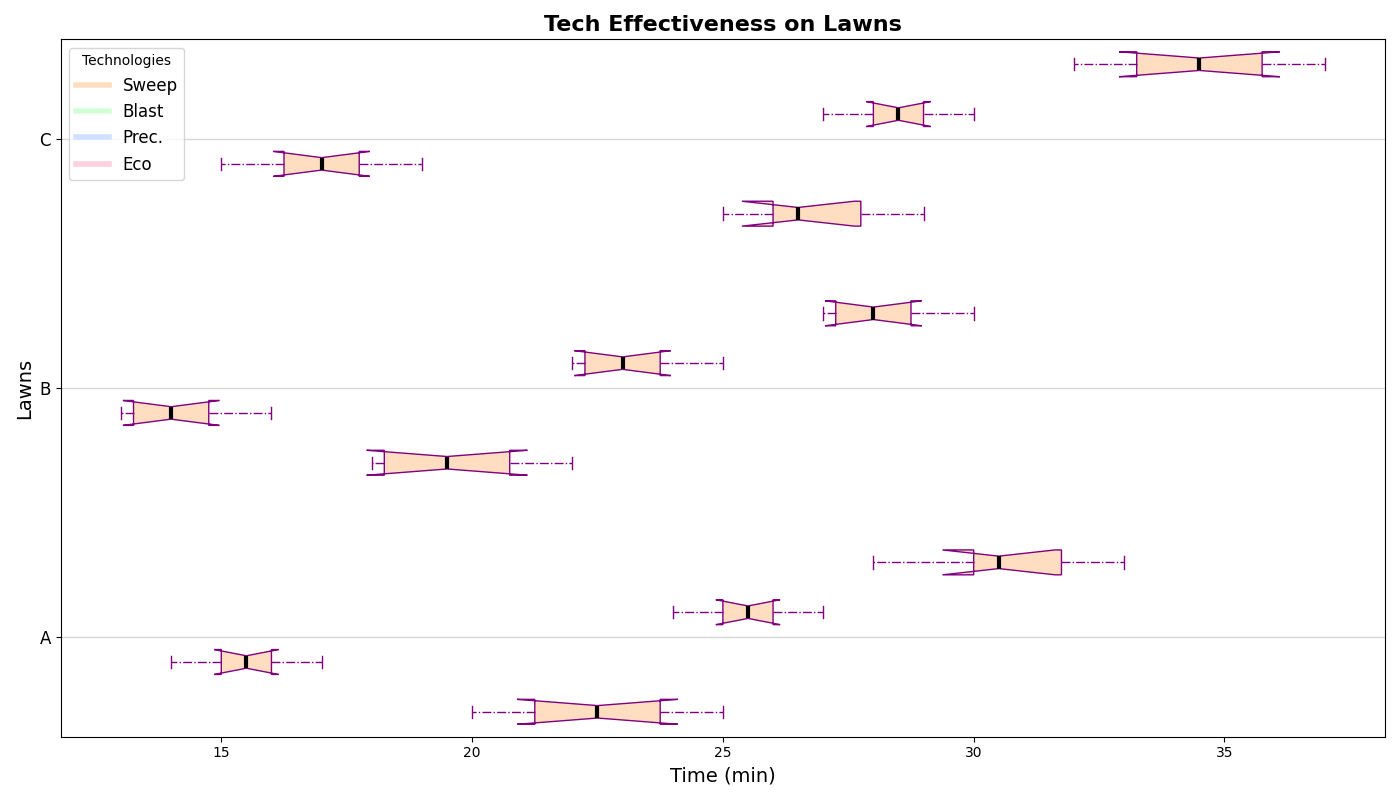

Write the Python code that produced this figure.
import matplotlib.pyplot as plt

techniques = ['Sweep', 'Blast', 'Prec.', 'Eco']
lawns = ['A', 'B', 'C']

sweep_data = [
    [20, 22, 23, 21, 24, 25],
    [18, 20, 18, 21, 19, 22],
    [25, 27, 26, 28, 26, 29]
]

blast_data = [
    [15, 16, 14, 17, 15, 16],
    [14, 13, 15, 14, 13, 16],
    [17, 16, 18, 17, 15, 19]
]

precision_data = [
    [25, 26, 24, 27, 25, 26],
    [23, 22, 24, 23, 22, 25],
    [28, 29, 27, 30, 28, 29]
]

eco_mode_data = [
    [30, 32, 28, 31, 30, 33],
    [28, 27, 29, 28, 27, 30],
    [35, 34, 32, 36, 33, 37]
]

box_data = [
    sweep_data[0], blast_data[0], precision_data[0], eco_mode_data[0],
    sweep_data[1], blast_data[1], precision_data[1], eco_mode_data[1],
    sweep_data[2], blast_data[2], precision_data[2], eco_mode_data[2]
]

positions = [1, 2, 3, 4, 6, 7, 8, 9, 11, 12, 13, 14]

fig, ax = plt.subplots(figsize=(14, 8))

boxprops = dict(facecolor='#FFDDC1', color='purple')
whiskerprops = dict(color='purple', linestyle='-.')
capprops = dict(color='purple')
flierprops = dict(markerfacecolor='green', marker='x', markersize=10, linestyle='none')
medianprops = dict(color='black', linewidth=3)

ax.boxplot(box_data, positions=positions, patch_artist=True, notch=True,
           boxprops=boxprops, whiskerprops=whiskerprops,
           capprops=capprops, flierprops=flierprops,
           medianprops=medianprops, vert=False)

ax.set_yticks([2.5, 7.5, 12.5])
ax.set_yticklabels(lawns, fontsize=12)
ax.set_ylabel("Lawns", fontsize=14)
ax.set_xlabel("Time (min)", fontsize=14)

plt.title("Tech Effectiveness on Lawns", fontsize=16, fontweight='bold')
ax.yaxis.grid(True, linestyle='-', linewidth=1, alpha=0.5)

colors = ['#FFDDC1', '#D1FFD6', '#D1E0FF', '#FFD1E0']
patches = [plt.Line2D([0], [0], color=color, lw=4) for color in colors]
plt.legend(patches, techniques, loc='upper left', fontsize=12, title="Technologies")

plt.tight_layout()
plt.show()
